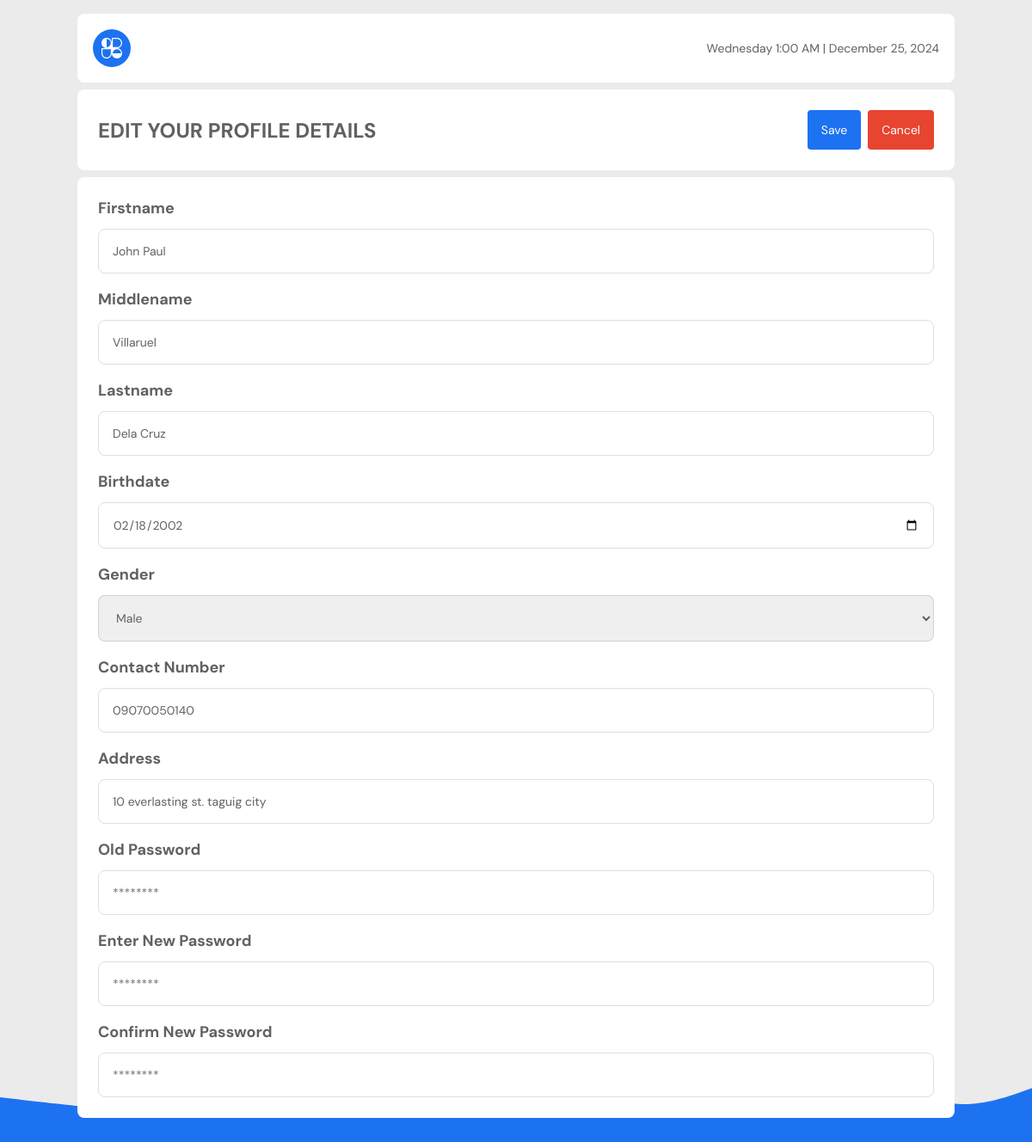
The app's page /user_pages/includes/edit_profile.php (signed in) with its own data.
### tables this page shows
CREATE TABLE `users` (
  `user_id` varchar(100) NOT NULL,
  `first_name` varchar(255) NOT NULL,
  `middle_name` varchar(255) NOT NULL,
  `last_name` varchar(255) NOT NULL,
  `suffix` varchar(100) NOT NULL,
  `birthdate` date DEFAULT NULL,
  `gender` set('male','female') DEFAULT NULL,
  `email` varchar(255) NOT NULL,
  `contact` varchar(11) NOT NULL,
  `address` varchar(255) DEFAULT NULL,
  `pass` varchar(255) NOT NULL,
  `label` varchar(100) DEFAULT NULL,
  `account_activation_hash` varchar(64) DEFAULT NULL,
  `reset_token_hash` varchar(64) DEFAULT NULL,
  `reset_token_expires_at` datetime DEFAULT NULL,
  `created_at` timestamp NOT NULL DEFAULT current_timestamp() ON UPDATE current_timestamp()
);

### user_pages/includes/edit_profile.php (the view, shortened to what this page needs)
<?php
require_once '../../includes/dbh.inc.php';
if (isset($_SESSION['user_id']) && isset($_SESSION['email'])) {
    $user_id = $_SESSION['user_id'];
    $user_query = "SELECT * FROM users WHERE user_id = ?";
    $stmt = $conn->prepare($user_query);
    $stmt->bind_param("s", $user_id);
    $stmt->execute();
    $result = $stmt->get_result();
} else {
    header("Location: ../../login.php");
    exit();
}
?>
<!DOCTYPE html>
<html lang="en">
<head>
  <link rel="stylesheet" href="../../src/dist/styles.css" />
</head>
<body class="user__page">
  <main class="user__main">
    <nav class="account__header user-header">
      <div class="header__content">
        <div class="header__date">
        </div>
      </div>
    </nav>
    <section class="edit-profile">
      <form method="post" class="edit-profile__form">
        <div class="edit-profile__header">
          <h1 class="edit-profile__title">edit your profile details</h1>
          <div class="edit-profile__actions">
            <input type="submit" value="Save" class="edit-profile__save-btn" />
            <button class="edit-profile__cancel-btn" id="cancel-btn" type="button">
              <a href="../profile.php" class="edit-profile__cancel-link">Cancel</a>
            </button>
          </div>
        </div>
        <div class="edit-profile__details">
        <?php if($row = $result->fetch_assoc()) { ?>
          <div class="edit-profile__item">
            <p class="edit-profile__label">Firstname</p>
            <input type="text" name="fname" value="<?php echo htmlspecialchars($row["first_name"]); ?>"
              class="edit-profile__input" id="fname" style="width: 100%;">
          </div>
          <div class="edit-profile__item">
            <p class="edit-profile__label">Middlename</p>
            <input type="text" name="mname" value="<?php echo htmlspecialchars($row["middle_name"]); ?>"
              class="edit-profile__input" id="mname" style="width: 100%;">
          </div>
          <div class="edit-profile__item">
            <p class="edit-profile__label">Lastname</p>
            <input type="text" name="lname" value="<?php echo htmlspecialchars($row["last_name"]); ?>"
              class="edit-profile__input" id="lname" style="width: 100%;">
          </div>
          <div class="edit-profile__item">
            <p class="edit-profile__label">Birthdate</p>
            <input type="date" placeholder="N/a" name="bday" value="<?php echo htmlspecialchars($row["birthdate"]); ?>"
              class="edit-profile__input" id="bday" style="width: 100%;">
          </div>
          <div class="edit-profile__item">
            <p class="edit-profile__label">Gender</p>
            <select name="gender" class="edit-profile__input" id="gender" style="width: 100%;">
                <option value="<?php echo ucfirst($row["gender"]) ?>">
                <?php if(strlen($row["gender"])===0) { ?>
                  N/a
                  <?php }else {
                    echo ucfirst($row["gender"]);
                  } ?>
                </option>
              </select>
          </div>
          <div class="edit-profile__item">
            <p class="edit-profile__label">Contact Number</p>
            <input type="text" onkeypress="isNumber(event)" name="contact" value="<?php echo htmlspecialchars($row["contact"]); ?>"
              class="edit-profile__input" id="contactNumber" style="width: 100%;">
          </div>
          <div class="edit-profile__item">
            <p class="edit-profile__label">Address</p>
            <input type="text" name="address" value="<?php echo htmlspecialchars($row["address"]); ?>"
              placeholder="no address" class="edit-profile__input" id="address" style="width: 100%;">
          </div>
          <div class="edit-profile__item">
            <p class="edit-profile__label">Old Password</p>
            <input type="password" name="oPass" placeholder="********" class="edit-profile__input">
          </div>
          <div class="edit-profile__item">
            <p class="edit-profile__label">Enter New Password</p>
            <input type="password" name="nPass" placeholder="********" onkeypress="return event.charCode != 32" class="edit-profile__input">
          </div>
          <div class="edit-profile__item">
            <p class="edit-profile__label">Confirm New Password</p>
            <input type="password" name="cPass" placeholder="********" onkeypress="return event.charCode != 32" class="edit-profile__input">
          </div>
        <?php } ?>
        </div>
      </form>
    </section>
  </main>
</body>
</html>

### records on screen
users: fname "John Paul", mname "Villaruel", lname "Dela Cruz", bday "02/18/2002", gender "Male", contact "09070050140", address "10 everlasting st. taguig city"
